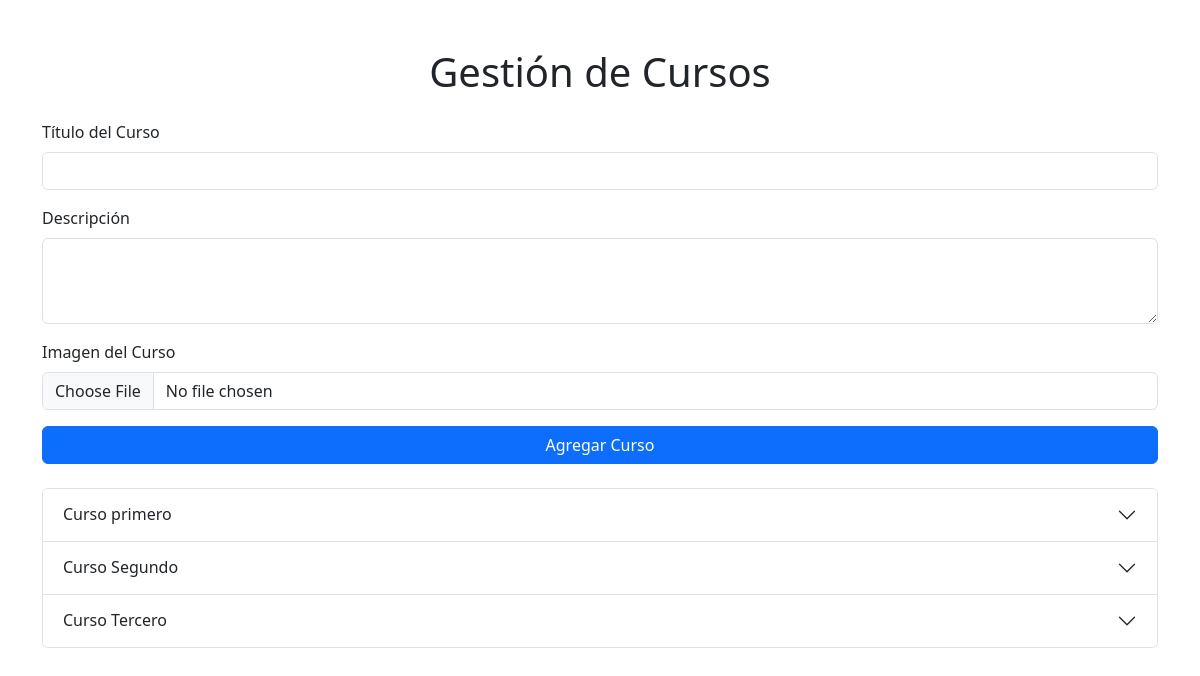
/php/Profesor.php, run on the app's committed database.
### tables this page shows
CREATE TABLE `cursos` (
  `id` int(11) NOT NULL,
  `titulo` varchar(255) NOT NULL,
  `descripcion` text NOT NULL,
  `imagen` varchar(255) NOT NULL,
  `fecha_creacion` datetime DEFAULT current_timestamp(),
  `fecha_actualizacion` datetime DEFAULT current_timestamp() ON UPDATE current_timestamp()
);

### php/Profesor.php (the view, shortened to what this page needs)
<?php
include 'conexion_be.php';
?>
<!DOCTYPE html>
<html lang="es">
<head>
    <link href="https://cdn.jsdelivr.net/npm/bootstrap@5.3.0/dist/css/bootstrap.min.css" rel="stylesheet">
</head>
<body>
<div class="container mt-5">
    <h1 class="text-center mb-4">Gestión de Cursos</h1>
    <form method="POST" enctype="multipart/form-data" class="mb-4">
        <div class="mb-3">
            <label for="titulo" class="form-label">Título del Curso</label>
            <input type="text" name="titulo" id="titulo" class="form-control" required>
        </div>
        <div class="mb-3">
            <label for="descripcion" class="form-label">Descripción</label>
            <textarea name="descripcion" id="descripcion" rows="3" class="form-control" required></textarea>
        </div>
        <div class="mb-3">
            <label for="imagen" class="form-label">Imagen del Curso</label>
            <input type="file" name="imagen" id="imagen" class="form-control" required>
        </div>
        <button type="submit" name="agregar_curso" class="btn btn-primary w-100">Agregar Curso</button>
    </form>
    <div class="accordion" id="accordionCursos">
        <?php
        $result = $conexion->query("SELECT * FROM cursos");
        if ($result->num_rows > 0) {
            while ($curso = $result->fetch_assoc()) {
                echo '<div class="accordion-item">';
                echo '<h2 class="accordion-header" id="heading' . $curso['id'] . '">';
                echo '<button class="accordion-button collapsed" type="button" data-bs-toggle="collapse" data-bs-target="#collapse' . $curso['id'] . '" aria-expanded="false" aria-controls="collapse' . $curso['id'] . '">';
                echo $curso['titulo'];
                echo '</button>';
                echo '</h2>';
                echo '</div>';
            }
        } else {
            echo '<p>No hay cursos disponibles.</p>';
        }
        ?>
    </div>
</div>
</body>
</html>

### data on the page
cursos: titulo "Curso primero"
cursos: titulo "Curso Segundo"
cursos: titulo "Curso Tercero"
